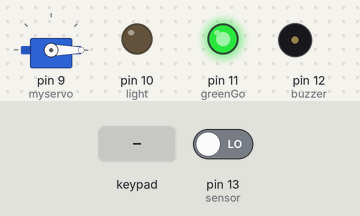
The sketch below on a simulated Arduino Uno, built with avr-gcc and run on an emulated ATmega328P. On the bench: servo, output pins drawn as LEDs (lit = HIGH), buzzer (waves = sounding, pin HIGH). The inputs (shaded band) are chosen by the test bench; at power-on: pin 13 (sensor) LOW. EEPROM starts erased.

Above: at 4.8 s.
4.9 s: pin 13 (sensor) driven HIGH
At 5.5 s:
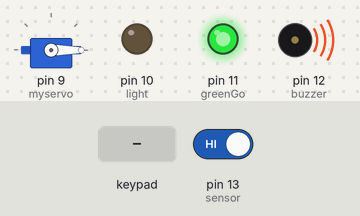
7.9 s: pin 13 (sensor) driven LOW
At 9.0 s:
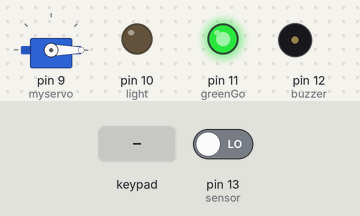
9.4 s: keypad keys 1 2 3 4 # pressed 0.4 s apart
At 10.8 s:
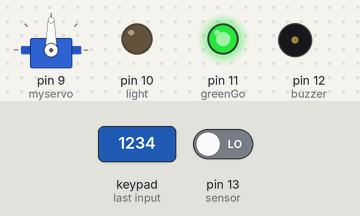
12.9 s: key '*' pressed
At 14.3 s:
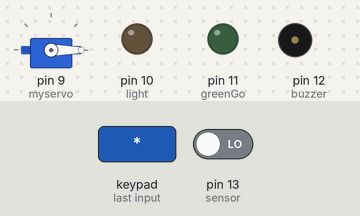
Timing chart, 0 to 19.9 s (numbered marks = the images above; inputs shaded):
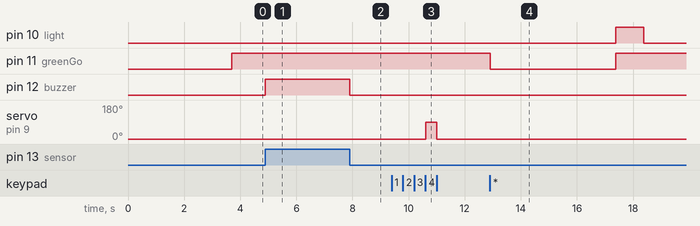

The sketch:

Opios_Smart_Door.ino
```cpp
#include <Keypad.h>
#include <EEPROM.h>
#include <Servo.h>


#define Password_Lenght 5
#define buzzer 12
#define sensor 13
#define light 10
#define greenGo 11
Servo myservo;

int count = 0;
int pirPin ;
char Data1[Password_Lenght];
char Data2[Password_Lenght];
char Data[Password_Lenght]; // 6 is the number of chars it can hold + the null char = 7
char Master[Password_Lenght];
byte data_count = 0, master_count = 0;

char customKey;
char key;
char FistTimePassword[] ="1234";
String text;
const byte ROWS = 4;
const byte COLS = 3;
char keys[ROWS][COLS] = {
  {'1', '2', '3'},
  {'4', '5', '6'},
  {'7', '8', '9'},
  {'*', '0', '#'}
};
bool door = false;

byte rowPins[ROWS] = {5, 4, 3, 2 }; //connect to the row pinouts of the keypad
byte colPins[COLS] = {8, 7, 6 }; //connect to the column pinouts of the keypad

Keypad customKeypad( makeKeymap(keys), rowPins, colPins, ROWS, COLS); //initialize an instance of class NewKeypad

void setup()
{
 Serial.begin(9600);

  for (int i = 0 ; i < EEPROM.length() ; i++) {
    EEPROM.write(i, 0);
  }
  myservo.attach(9);
   myservo.write(0);
   pinMode(buzzer, OUTPUT);
   pinMode(sensor, INPUT);
   pinMode(light,OUTPUT);
//   pinMode(openDoor,OUTPUT);
   pinMode(greenGo,OUTPUT);
  Check_EEPROM();


}

void loop()
{

 checkSensor();
 checkDoor();
  checkPhone();

}
void checkSensor(){
  pirPin = digitalRead(sensor);
  if(pirPin == HIGH){
    alert();
  }
}

void checkPhone(){
  while(Serial.available()){
char c= Serial.read();
text += c;
}
if(text == Master){
  if(door == false){
   myservo.write(90);
      digitalWrite(light,HIGH);
      delay(100);
      digitalWrite(light,LOW);
      text="";
      door = true;
  }else{
    myservo.write(0);
    door =false;
     text="";
  }

    }
  }

 void checkDoor(){
  if (door == true)
  {
    digitalWrite(greenGo,HIGH);

    customKey = customKeypad.getKey();

    if (customKey == '#')
    {
    digitalWrite(greenGo,LOW);
      door = false;
      myservo.write(0);
    }
  }

  else Open();
//   digitalWrite(greenGo,LOW);
}

void clearData()
{
  while (data_count != 0)
  {
    Data[data_count--] = 0;
  }
  return;
}

void alert(){
      digitalWrite(buzzer, HIGH);
     delay(3000);//wait for 2ms
      digitalWrite(buzzer, LOW);
      delay(2);//wait for 2ms
}

void Open()
{
 if(customKey == '*'){
       digitalWrite(greenGo,LOW);
       resetPassword();
      delay(100);
    }
 digitalWrite(greenGo,HIGH);
    // delay(200);

  customKey = customKeypad.getKey();
  if(customKey)   {
    Data[data_count] = customKey;
    data_count++;
  }
//  digitalWrite(greenGo,LOW);
//   delay(1000);
  if (data_count == Password_Lenght - 1)
  {
    if (!strcmp(Data, Master))
    {
      door = true;
      myservo.write(90);
      digitalWrite(greenGo,LOW);
//       delay(1000);
//     digitalWrite(light,HIGH);

    }
    else
    {
      digitalWrite(greenGo,LOW);
      digitalWrite(light,HIGH);
      count++;
      //delay(1000);
      if(count ==3){
        alert();
      }
      door = false;
      myservo.write(0);
      digitalWrite(light,LOW);
    }
    clearData();
  }
}
void resetPassword(){
  for (int i = 0 ; i < EEPROM.length() ; i++) {
    EEPROM.write(i, 0);
  }

 digitalWrite(greenGo,HIGH);
   key = customKeypad.getKey();
    for(int i = 0; i < Password_Lenght; i = i+1){
      Data1[i] = key;
     // data_count++;
      }
digitalWrite(greenGo,LOW);
delay(1000);
digitalWrite(greenGo,HIGH);
   key = customKeypad.getKey();

   for(int i = 0; i < Password_Lenght; i = i+1){
    Data2[i] = key;
    //  data_count++;
    }

    if(strcmp(Data1, Data2)){
   digitalWrite(greenGo,LOW);
   myservo.write(90);
   door = true;
        for(int i=0;i<Password_Lenght;i++){
     EEPROM.write(i, Data[i]);
    }

       for(int i=0;i<Password_Lenght;i++){
          Master[i] = EEPROM.read(i);


    }
        delay(500);
     }else{
       // alert();
       door = false;
    digitalWrite(light,HIGH);
    delay(1000);
    digitalWrite(light,LOW);
      }
    }

void Check_EEPROM(){
     for(int i=0;i<Password_Lenght;i++){
          Master[i] = EEPROM.read(i);
    }

    if(Master[0] == 0 && Master[1] == 0 && Master[2] == 0 && Master[3] == 0){
    delay(200);
//    EEPROM.write(0,Password_Lenght);
    for(int i=0;i<Password_Lenght;i++){
     EEPROM.write(i, FistTimePassword[i]);
    }
    for(int i=0;i<Password_Lenght;i++){
          Master[i] = EEPROM.read(i);


    }


  }
}
```

Measured:
- after the input at 4.9 s, pin 12 (buzzer): LOW → HIGH at once
- after the input at 7.9 s, pin 12 (buzzer): HIGH → LOW at once
- after the input at 9.4 s, servo on pin 9 (myservo): 0° → 90° after 1.2 s, → 0° 0.40 s later
- after the input at 12.9 s, pin 10 (light): LOW → HIGH after 4.5 s, → LOW 1.0 s later; pin 11 (greenGo): HIGH → LOW at once, → HIGH 4.5 s later
